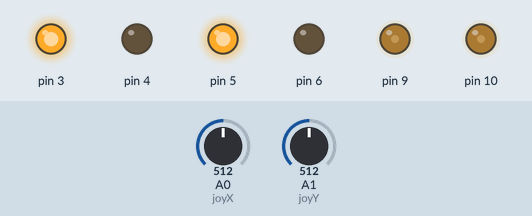
The sketch below on a simulated Arduino Pro Mini, built with avr-gcc and run on an emulated ATmega328P. On the bench: output pins drawn as LEDs (lit = HIGH). Inputs (shaded band) come from the test bench; at power-on: A0 (joyX) = 512, A1 (joyY) = 512. What the sketch prints to the serial monitor is not drawn.

Above: at 1.2 s.
1.3 s: A0 (joyX) set to 306
At 2.4 s:
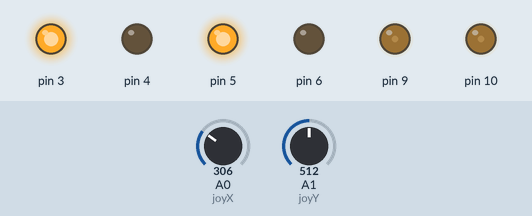
2.8 s: A0 (joyX) set to 0
At 3.6 s:
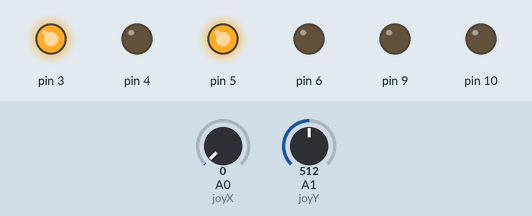
4.3 s: A0 (joyX) set to 6
5.8 s: A0 (joyX) set to 9
At 7.0 s:
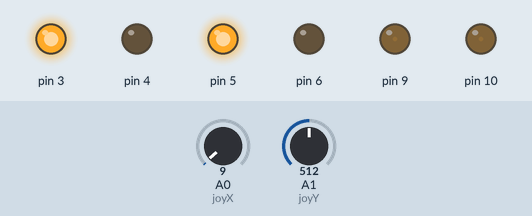
7.3 s: A0 (joyX) set to 1023
At 8.2 s:
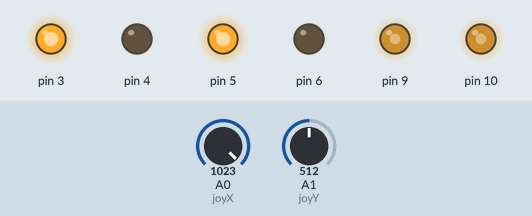
8.8 s: A0 (joyX) set to 511
At 9.3 s:
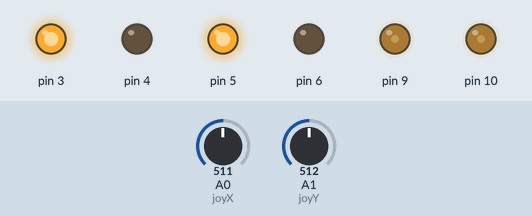
Timing chart, 0 to 11.3 s (numbered marks = the images above; inputs shaded):
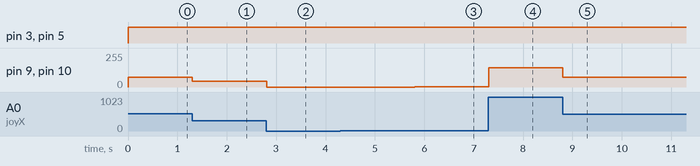

The sketch:

joystick.ino
```cpp
#define joyX A0
#define joyY A1


// MOTOR PIN ASSIGNMENTS
const int ENA = 9; // PWM signal on promini (remove jumper)
const int ENB = 10; // second PWM signal on promini

const int MOT_IN1 = 3; //digital pins for direction control
const int MOT_IN2 = 4;

const int MOT_IN3 = 5;
const int MOT_IN4 = 6;

int MOT_SPEED1 = 0; // speed of motors
int MOT_SPEED2 = 0;

//structure defintions for motor

struct Motor
{
  const int enablePin;
  const int inputPin1;
  const int inputPin2;
  int motorSpeed;

};

//Function prototypes
void setup_Motor(struct Motor thisMotor);
void brakeMotor(struct Motor thisMotor);
void goForward(struct Motor thisMotor);
void goBackward(struct Motor thisMotor);

//strcuture initialisations
struct Motor motorA = {ENA, MOT_IN1, MOT_IN2, MOT_SPEED1};
struct Motor motorB = {ENB, MOT_IN3, MOT_IN4, MOT_SPEED2};

void setup() {
  Serial.begin(9600);
  setup_Motor(motorA);
  setup_Motor(motorB);
}

void loop() {
  // put your main code here, to run repeatedly:

int  xValue = analogRead(joyX);
int   yValue = analogRead(joyY);
 xValue = map(xValue, 0, 920, 0, 130);
  //print the values with to plot or view
  Serial.println(xValue);
  motorA.motorSpeed = xValue;
  motorB.motorSpeed = xValue;
  goForward(motorA);
  goForward(motorB);
  //Serial.print("\t");
  //Serial.println(yValue);
}

//MOTOR FUNCTIONS
void setup_Motor(struct Motor thisMotor) // sets up all motors in brake position
{
  pinMode(thisMotor.enablePin, OUTPUT); // set PWM signal to output
  pinMode(thisMotor.inputPin1, OUTPUT);
  pinMode(thisMotor.inputPin2, OUTPUT);
  digitalWrite(thisMotor.inputPin1, LOW);
  digitalWrite(thisMotor.inputPin2, LOW);
  analogWrite(thisMotor.enablePin, 0);

}

void goForward(struct Motor thisMotor)
{
  analogWrite(thisMotor.enablePin, thisMotor.motorSpeed);
  digitalWrite(thisMotor.inputPin1, HIGH);
  digitalWrite(thisMotor.inputPin2, LOW);
}

void goBackward(struct Motor thisMotor)
{
  analogWrite(thisMotor.enablePin, thisMotor.motorSpeed);
  digitalWrite(thisMotor.inputPin1, LOW);
  digitalWrite(thisMotor.inputPin2, HIGH);
}

void brakeMotor(struct Motor thisMotor)
{
  analogWrite(thisMotor.enablePin, 0);
  digitalWrite(thisMotor.inputPin1, LOW);
  digitalWrite(thisMotor.inputPin2, LOW);
}
```

Measured:
- after the input at 1.3 s, pin 9, pin 10: 72/255 → 43/255 at once
- after the input at 2.8 s, pin 9, pin 10: 43/255 → 0/255 at once
- after the input at 5.8 s, pin 9, pin 10: 0/255 → 1/255 at once
- after the input at 7.3 s, pin 9, pin 10: 1/255 → 144/255 at once
- after the input at 8.8 s, pin 9, pin 10: 144/255 → 72/255 at once
